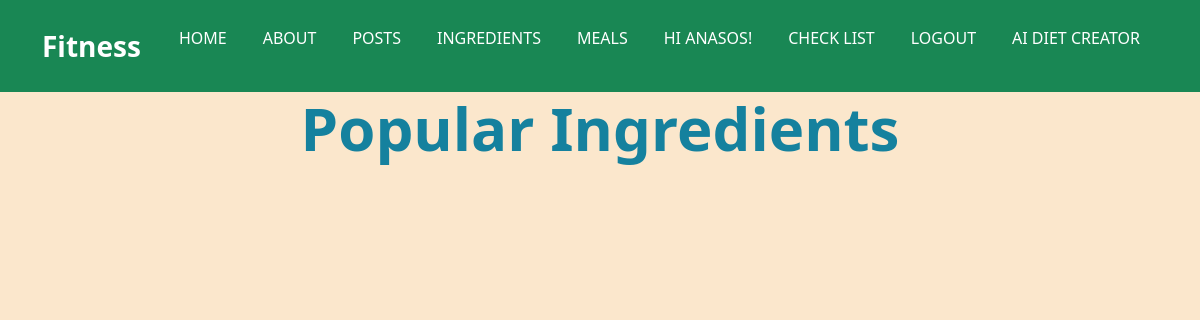
The page /diet/ (signed in) on the database as committed earlier.
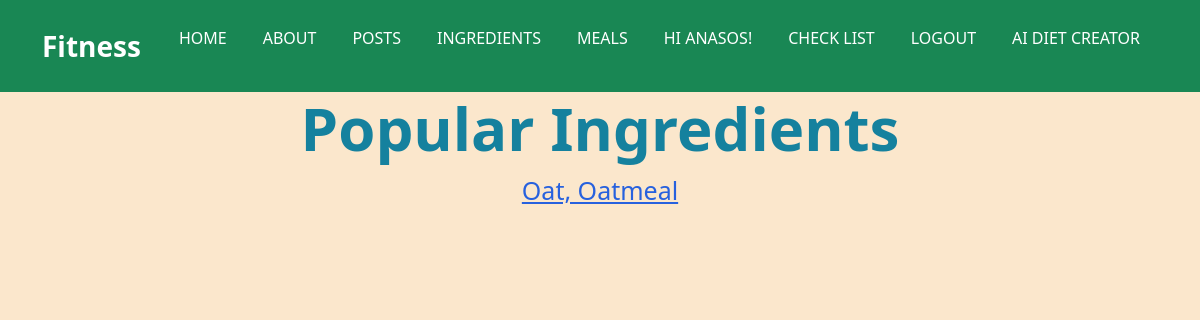
The same page on the database as committed later.
### diet/models.py (models this page shows, shortened)
class Ingredient(models.Model):
    name = models.CharField(max_length=150)
    category = models.CharField(max_length=100)
    energy = models.DecimalField(decimal_places=3, max_digits=6)
    protien = models.DecimalField(decimal_places=3, max_digits=6)
    fat = models.DecimalField(decimal_places=3, max_digits=6)
    carbo = models.DecimalField(decimal_places=3, max_digits=6)
    cl = models.DecimalField(decimal_places=3, max_digits=6)
    iron = models.DecimalField(decimal_places=3, max_digits=6)
    sodium = models.DecimalField(decimal_places=3, max_digits=6)
    vA = models.DecimalField(decimal_places=3, max_digits=6)
    vB1 = models.DecimalField(decimal_places=3, max_digits=6)
    vB2 = models.DecimalField(decimal_places=3, max_digits=6)
    vC = models.DecimalField(decimal_places=3, max_digits=6)
    def get_absolute_url(self):
        return reverse('ing', kwargs={'pk': self.pk})

### diet/views.py (the view)
# urls.py: path('', IngList.as_view(), name='list'),
class IngList(ListView):
    model = Ingredient
    context_object_name = 'ing_list'
    template_name = 'diet/list.html'

### diet/templates/diet/list.html (shortened to what this page needs)
{% extends 'base.html' %}
{% block content %}
<body>
    <div class="Home2">
          <div class="content">
            <h2 style="text-align: center;font-weight:bold;font-size:60px ;color: #15819e;">Popular Ingredients</h2>
            {% for ing in ing_list %}
            <p style="text-align: center;font-size: 25px;"><a href="{{ ing.get_absolute_url }}"style="color:#2761DE;">{{ ing.name }}</a></p>
            {% endfor %}
          </div>
    </div>
</body>
    {% endblock content %}

Rows that differ between the two databases and show on the page:
added Ingredient: name "Oat, Oatmeal"
